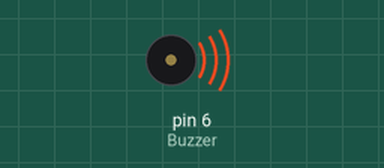
A sketch run on a simulated Arduino Uno, built with avr-gcc and run on an emulated ATmega328P. On the bench: buzzer (waves = sounding).

Above: at 0.2 s.
At 7.77 s:
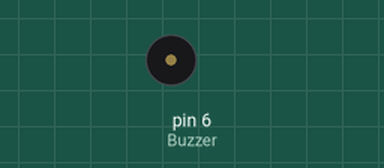
Timing chart, 0 to 8.3 s (numbered marks = the images above):
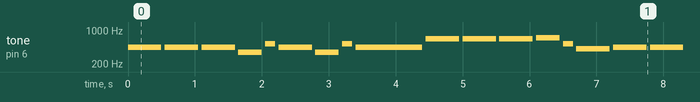

Measured:
- by itself, tone on pin 6 (Buzzer): plays 440 Hz for 0.50 s, 440 Hz for 0.50 s, 440 Hz for 0.50 s, 349 Hz for 0.35 s, 523 Hz for 0.15 s, 440 Hz for 0.50 s … (270 notes in this stretch)

The sketch:

Parte_2__pr_ctica_5.ino
```cpp
/*
   Fundacion Kinal
   Centro educativo tecnico laboral Kinal
   Quinto perito
   Quinto electronica
   Codigo Tecnico: EB5AV / EB5AV
   Curso: Taller de electronica digital y reparacion de computadoras I
   Proyecto: Parte 2, práctica 5
   Dev: Josivar Sebastian rayjam Alva López
   Fecha: 5 de mayo del año 2024
   link de la simulacion:
*/


int Buzzer = 6;

int c = 261;
int d = 294;
int e = 329;
int f = 349;
int g = 391;
int gS = 415;
int a = 440;
int aS = 455;
int b = 466;
int cH = 523;
int cSH = 554;
int dH = 587;
int dSH = 622;
int eH = 659;
int fH = 698;
int fSH = 740;
int gH = 783;
int gSH = 830;
int aH = 880;

void setup()
{
  pinMode(Buzzer, OUTPUT);
}

void loop()
{

    tone(Buzzer, a, 500);
    delay(550);
    tone(Buzzer, a, 500);
    delay(550);
    tone(Buzzer, a, 500);
    delay(550);
    tone(Buzzer, f, 350);
    delay(400);
    tone(Buzzer, cH, 150);
    delay(200);

    tone(Buzzer, a, 500);
    delay(550);
    tone(Buzzer, f, 350);
    delay(400);
    tone(Buzzer, cH, 150);
    delay(200);
    tone(Buzzer, a, 1000);
    delay(1050);

    tone(Buzzer, eH, 500);
    delay(550);
    tone(Buzzer, eH, 500);
    delay(550);
    tone(Buzzer, eH, 500);
    delay(550);
    tone(Buzzer, fH, 350);
    delay(400);
    tone(Buzzer, cH, 150);
    delay(200);

    tone(Buzzer, gS, 500);
    delay(550);

}
```
